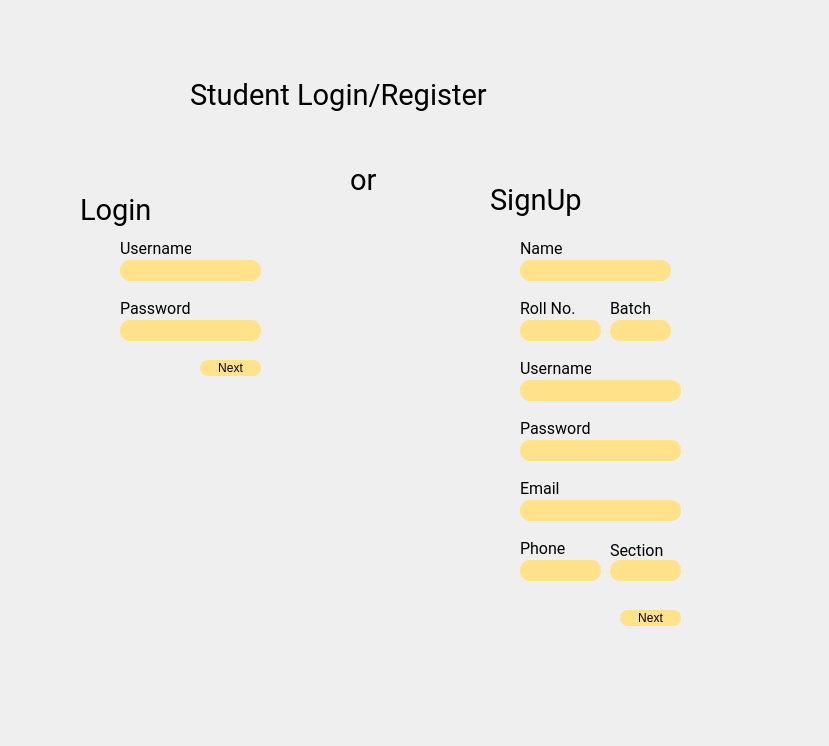
<?xml version="1.0" encoding="UTF-8"?>
<ui version="4.0">
 <class>student_login</class>
 <widget class="QDialog" name="student_login">
  <property name="geometry">
   <rect>
    <x>0</x>
    <y>0</y>
    <width>829</width>
    <height>746</height>
   </rect>
  </property>
  <property name="windowTitle">
   <string>Dialog</string>
  </property>
  <property name="styleSheet">
   <string notr="true">#student_login{

border-image:url(:/new/images/img/Student_loginBG.jpg);

}</string>
  </property>
  <widget class="QLabel" name="logoimg">
   <property name="geometry">
    <rect>
     <x>50</x>
     <y>30</y>
     <width>121</width>
     <height>111</height>
    </rect>
   </property>
   <property name="styleSheet">
    <string notr="true">#logoimg{

border-image:url(:/new/images/img/1200px-NEDUET_logo.svg.png);

}</string>
   </property>
   <property name="text">
    <string/>
   </property>
  </widget>
  <widget class="QLabel" name="label">
   <property name="geometry">
    <rect>
     <x>190</x>
     <y>70</y>
     <width>311</width>
     <height>51</height>
    </rect>
   </property>
   <property name="font">
    <font>
     <family>Roboto</family>
     <pointsize>22</pointsize>
    </font>
   </property>
   <property name="text">
    <string>Student Login/Register</string>
   </property>
  </widget>
  <widget class="QLineEdit" name="usernameLogin">
   <property name="geometry">
    <rect>
     <x>120</x>
     <y>260</y>
     <width>141</width>
     <height>21</height>
    </rect>
   </property>
   <property name="font">
    <font>
     <family>Roboto</family>
     <pointsize>10</pointsize>
    </font>
   </property>
   <property name="styleSheet">
    <string notr="true">background-color: #ffe289;
border-radius:10px;
border:none;
</string>
   </property>
  </widget>
  <widget class="QLineEdit" name="passwordLogin">
   <property name="geometry">
    <rect>
     <x>120</x>
     <y>320</y>
     <width>141</width>
     <height>21</height>
    </rect>
   </property>
   <property name="styleSheet">
    <string notr="true">background-color: #ffe289;
border-radius:10px;
border:none;
</string>
   </property>
   <property name="echoMode">
    <enum>QLineEdit::Password</enum>
   </property>
  </widget>
  <widget class="QPushButton" name="loginBtn">
   <property name="geometry">
    <rect>
     <x>200</x>
     <y>360</y>
     <width>61</width>
     <height>16</height>
    </rect>
   </property>
   <property name="styleSheet">
    <string notr="true">background-color: #ffe289;
border-radius:8px;
border:none;
</string>
   </property>
   <property name="text">
    <string>Next</string>
   </property>
  </widget>
  <widget class="QLabel" name="label_4">
   <property name="geometry">
    <rect>
     <x>80</x>
     <y>190</y>
     <width>81</width>
     <height>41</height>
    </rect>
   </property>
   <property name="font">
    <font>
     <family>Roboto</family>
     <pointsize>22</pointsize>
    </font>
   </property>
   <property name="text">
    <string>Login</string>
   </property>
  </widget>
  <widget class="QLabel" name="label_5">
   <property name="geometry">
    <rect>
     <x>120</x>
     <y>240</y>
     <width>71</width>
     <height>16</height>
    </rect>
   </property>
   <property name="font">
    <font>
     <family>Roboto</family>
     <pointsize>12</pointsize>
    </font>
   </property>
   <property name="text">
    <string>Username</string>
   </property>
  </widget>
  <widget class="QLabel" name="label_6">
   <property name="geometry">
    <rect>
     <x>120</x>
     <y>300</y>
     <width>81</width>
     <height>16</height>
    </rect>
   </property>
   <property name="font">
    <font>
     <family>Roboto</family>
     <pointsize>12</pointsize>
    </font>
   </property>
   <property name="text">
    <string>Password</string>
   </property>
  </widget>
  <widget class="QLabel" name="label_8">
   <property name="geometry">
    <rect>
     <x>490</x>
     <y>180</y>
     <width>101</width>
     <height>41</height>
    </rect>
   </property>
   <property name="font">
    <font>
     <family>Roboto</family>
     <pointsize>22</pointsize>
    </font>
   </property>
   <property name="text">
    <string>SignUp</string>
   </property>
  </widget>
  <widget class="QLineEdit" name="stdEmail">
   <property name="geometry">
    <rect>
     <x>520</x>
     <y>500</y>
     <width>161</width>
     <height>21</height>
    </rect>
   </property>
   <property name="font">
    <font>
     <family>Roboto</family>
     <pointsize>10</pointsize>
    </font>
   </property>
   <property name="styleSheet">
    <string notr="true">background-color: #ffe289;
border-radius:10px;
border:none;
</string>
   </property>
  </widget>
  <widget class="QLineEdit" name="stdPassword">
   <property name="geometry">
    <rect>
     <x>520</x>
     <y>440</y>
     <width>161</width>
     <height>21</height>
    </rect>
   </property>
   <property name="styleSheet">
    <string notr="true">background-color: #ffe289;
border-radius:10px;
border:none;
</string>
   </property>
   <property name="echoMode">
    <enum>QLineEdit::Password</enum>
   </property>
  </widget>
  <widget class="QLabel" name="label_7">
   <property name="geometry">
    <rect>
     <x>520</x>
     <y>420</y>
     <width>81</width>
     <height>16</height>
    </rect>
   </property>
   <property name="font">
    <font>
     <family>Roboto</family>
     <pointsize>12</pointsize>
    </font>
   </property>
   <property name="text">
    <string>Password</string>
   </property>
  </widget>
  <widget class="QLabel" name="label_10">
   <property name="geometry">
    <rect>
     <x>520</x>
     <y>540</y>
     <width>81</width>
     <height>16</height>
    </rect>
   </property>
   <property name="font">
    <font>
     <family>Roboto</family>
     <pointsize>12</pointsize>
    </font>
   </property>
   <property name="text">
    <string>Phone</string>
   </property>
  </widget>
  <widget class="QLineEdit" name="stdPhone">
   <property name="geometry">
    <rect>
     <x>520</x>
     <y>560</y>
     <width>81</width>
     <height>21</height>
    </rect>
   </property>
   <property name="styleSheet">
    <string notr="true">background-color: #ffe289;
border-radius:10px;
border:none;
</string>
   </property>
  </widget>
  <widget class="QLabel" name="label_9">
   <property name="geometry">
    <rect>
     <x>520</x>
     <y>360</y>
     <width>71</width>
     <height>16</height>
    </rect>
   </property>
   <property name="font">
    <font>
     <family>Roboto</family>
     <pointsize>12</pointsize>
    </font>
   </property>
   <property name="text">
    <string>Username</string>
   </property>
  </widget>
  <widget class="QPushButton" name="registerBtn">
   <property name="geometry">
    <rect>
     <x>620</x>
     <y>610</y>
     <width>61</width>
     <height>16</height>
    </rect>
   </property>
   <property name="styleSheet">
    <string notr="true">background-color: #ffe289;
border-radius:8px;
border:none;
</string>
   </property>
   <property name="text">
    <string>Next</string>
   </property>
  </widget>
  <widget class="QLabel" name="label_11">
   <property name="geometry">
    <rect>
     <x>520</x>
     <y>480</y>
     <width>71</width>
     <height>16</height>
    </rect>
   </property>
   <property name="font">
    <font>
     <family>Roboto</family>
     <pointsize>12</pointsize>
    </font>
   </property>
   <property name="text">
    <string>Email</string>
   </property>
  </widget>
  <widget class="QLineEdit" name="stdUsername">
   <property name="geometry">
    <rect>
     <x>520</x>
     <y>380</y>
     <width>161</width>
     <height>21</height>
    </rect>
   </property>
   <property name="font">
    <font>
     <family>Roboto</family>
     <pointsize>10</pointsize>
    </font>
   </property>
   <property name="styleSheet">
    <string notr="true">background-color: #ffe289;
border-radius:10px;
border:none;
</string>
   </property>
  </widget>
  <widget class="QLabel" name="label_12">
   <property name="geometry">
    <rect>
     <x>350</x>
     <y>160</y>
     <width>31</width>
     <height>41</height>
    </rect>
   </property>
   <property name="font">
    <font>
     <family>Roboto</family>
     <pointsize>22</pointsize>
    </font>
   </property>
   <property name="text">
    <string>or</string>
   </property>
  </widget>
  <widget class="QLineEdit" name="stdRollNo">
   <property name="geometry">
    <rect>
     <x>520</x>
     <y>320</y>
     <width>81</width>
     <height>21</height>
    </rect>
   </property>
   <property name="font">
    <font>
     <family>Roboto</family>
     <pointsize>10</pointsize>
    </font>
   </property>
   <property name="styleSheet">
    <string notr="true">background-color: #ffe289;
border-radius:10px;
border:none;
</string>
   </property>
  </widget>
  <widget class="QLabel" name="label_13">
   <property name="geometry">
    <rect>
     <x>520</x>
     <y>300</y>
     <width>71</width>
     <height>16</height>
    </rect>
   </property>
   <property name="font">
    <font>
     <family>Roboto</family>
     <pointsize>12</pointsize>
    </font>
   </property>
   <property name="text">
    <string>Roll No.</string>
   </property>
  </widget>
  <widget class="QLineEdit" name="stdBatch">
   <property name="geometry">
    <rect>
     <x>610</x>
     <y>320</y>
     <width>61</width>
     <height>21</height>
    </rect>
   </property>
   <property name="font">
    <font>
     <family>Roboto</family>
     <pointsize>10</pointsize>
    </font>
   </property>
   <property name="styleSheet">
    <string notr="true">background-color: #ffe289;
border-radius:10px;
border:none;
</string>
   </property>
  </widget>
  <widget class="QLabel" name="label_14">
   <property name="geometry">
    <rect>
     <x>610</x>
     <y>300</y>
     <width>71</width>
     <height>16</height>
    </rect>
   </property>
   <property name="font">
    <font>
     <family>Roboto</family>
     <pointsize>12</pointsize>
    </font>
   </property>
   <property name="text">
    <string>Batch</string>
   </property>
  </widget>
  <widget class="QLineEdit" name="stdName">
   <property name="geometry">
    <rect>
     <x>520</x>
     <y>260</y>
     <width>151</width>
     <height>21</height>
    </rect>
   </property>
   <property name="styleSheet">
    <string notr="true">background-color: #ffe289;
border-radius:10px;
border:none;
</string>
   </property>
   <property name="echoMode">
    <enum>QLineEdit::Normal</enum>
   </property>
  </widget>
  <widget class="QLabel" name="label_15">
   <property name="geometry">
    <rect>
     <x>520</x>
     <y>240</y>
     <width>81</width>
     <height>16</height>
    </rect>
   </property>
   <property name="font">
    <font>
     <family>Roboto</family>
     <pointsize>12</pointsize>
    </font>
   </property>
   <property name="text">
    <string>Name</string>
   </property>
  </widget>
  <widget class="QLineEdit" name="stdSection">
   <property name="geometry">
    <rect>
     <x>610</x>
     <y>560</y>
     <width>71</width>
     <height>21</height>
    </rect>
   </property>
   <property name="styleSheet">
    <string notr="true">background-color: #ffe289;
border-radius:10px;
border:none;
</string>
   </property>
  </widget>
  <widget class="QLabel" name="label_16">
   <property name="geometry">
    <rect>
     <x>610</x>
     <y>540</y>
     <width>61</width>
     <height>20</height>
    </rect>
   </property>
   <property name="font">
    <font>
     <family>Roboto</family>
     <pointsize>12</pointsize>
    </font>
   </property>
   <property name="text">
    <string>Section</string>
   </property>
  </widget>
 </widget>
 <resources/>
 <connections/>
</ui>
